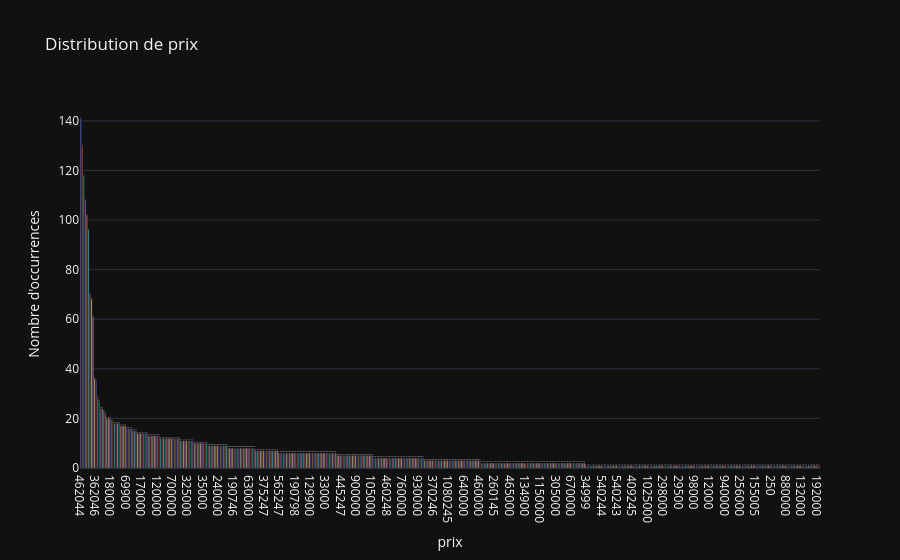
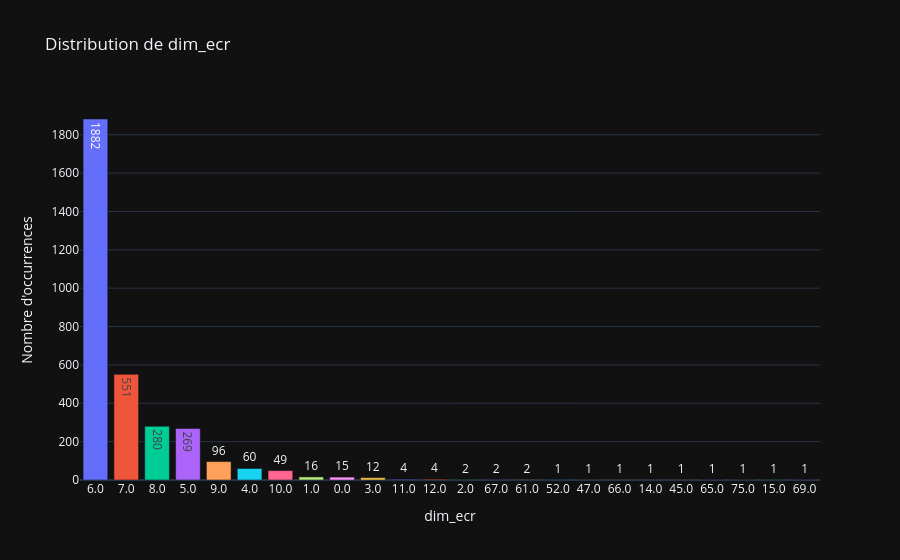
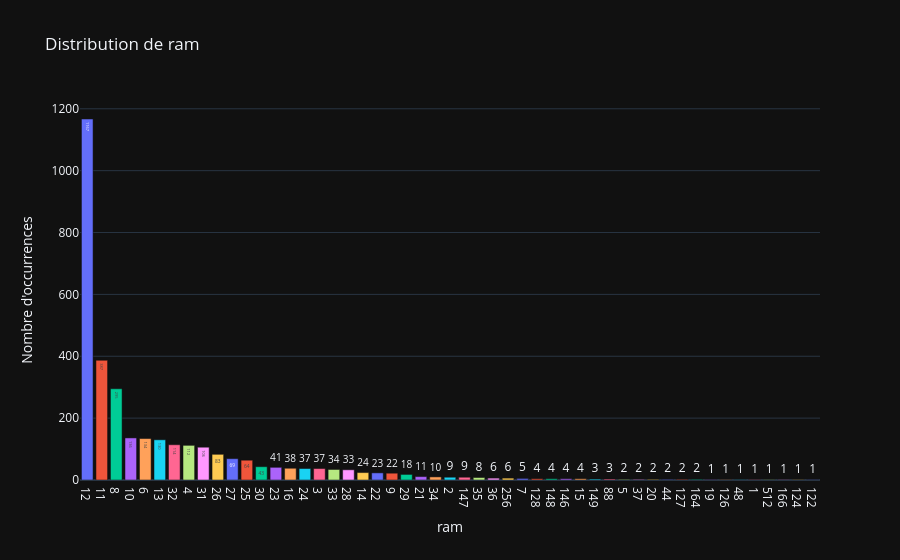
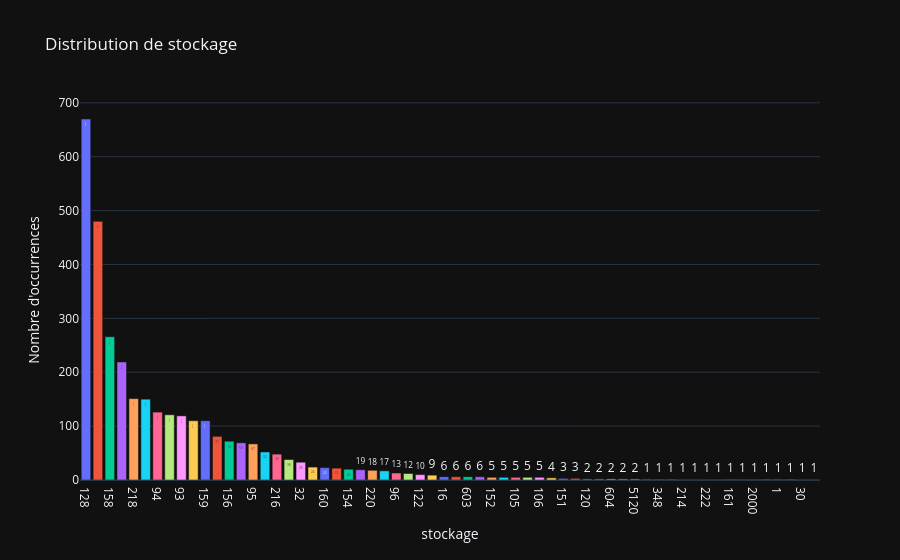

Notebook code cell kept with these figures, in order:
### Code cell
# Diagramme en barres pour chaque colonne numérique
for colonne in donnees_numeriques:
    tracer_diagramme_barres(colonne)
